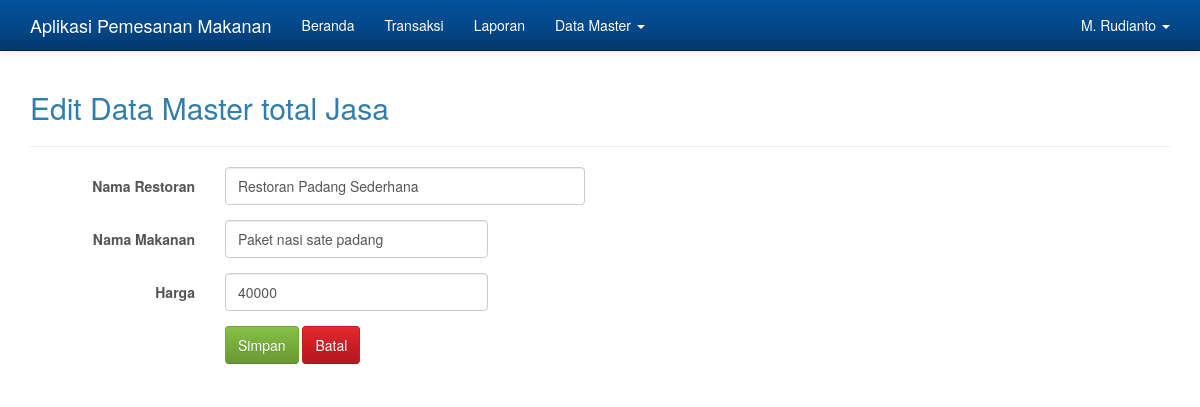
Screenshot of /admin.php?hlm=biaya&aksi=edit&id_biaya=33 (signed in) with the database file from the repository.
### tables this page shows
CREATE TABLE IF NOT EXISTS `biaya` (
  `id_biaya` int(10) NOT NULL,
  `jenis` varchar(50) NOT NULL,
  `makan` varchar(50) NOT NULL,
  `biaya` varchar(10) NOT NULL
);

### biaya_edit.php (the view, shortened to what this page needs)
<?php
if( empty( $_SESSION['id_user'] ) ){
	$_SESSION['err'] = '<strong>ERROR!</strong> Anda harus login terlebih dahulu.';
	header('Location: ./');
	die();
} else {
	if( isset( $_REQUEST['submit'] )){
		$id_biaya = $_REQUEST['id_biaya'];
		$jenis = $_REQUEST['jenis'];
		$jenis = $_REQUEST['makan'];
		$biaya = $_REQUEST['biaya'];
		$sql = mysqli_query($koneksi, "UPDATE biaya SET jenis='$jenis', makan='$makan', biaya='$biaya' WHERE id_biaya='$id_biaya'");
		if($sql == true){
			header('Location: ./admin.php?hlm=biaya');
			die();
		} else {
			echo 'ERROR! Periksa penulisan querynya.';
		}
	} else {
		$id_biaya = $_REQUEST['id_biaya'];
		$sql = mysqli_query($koneksi, "SELECT * FROM biaya WHERE id_biaya='$id_biaya'");
		while($row = mysqli_fetch_array($sql)){
?>
<h2>Edit Data Master total Jasa</h2>
<hr>
<form method="post" action="" class="form-horizontal" role="form">
	<div class="form-group">
		<label for="jenis" class="col-sm-2 control-label">Nama Restoran</label>
		<div class="col-sm-4">
			<input type="text" class="form-control" id="jenis" value="<?php echo $row['jenis']; ?>" name="jenis" placeholder="Jenis Kendaraan" required>
		</div>
	</div>
	<div class="form-group">
		<label for="makan" class="col-sm-2 control-label">Nama Makanan</label>
		<div class="col-sm-3">
			<input type="text" class="form-control" id="makan" value="<?php echo $row['makan']; ?>" name="makan" placeholder="Nama Makanan" required>
		</div>
	</div>
	<div class="form-group">
		<label for="biaya" class="col-sm-2 control-label">Harga</label>
		<div class="col-sm-3">
			<input type="number" class="form-control" id="biaya" value="<?php echo $row['biaya']; ?>" name="biaya" placeholder="total Jasa" required>
		</div>
	</div>
	<div class="form-group">
		<div class="col-sm-offset-2 col-sm-10">
			<button type="submit" name="submit" class="btn btn-success">Simpan</button>
			<a href="./admin.php?hlm=total" class="btn btn-danger">Batal</a>
		</div>
	</div>
</form>
<?php
	}
	}
}
?>

### admin.php (style rules this page uses)
body { min-height: 200px; padding-top: 70px; }

### rows the page displays
biaya: jenis "Restoran Padang Sederhana", makan "Paket nasi sate padang", biaya "40000"

### other values shown
$_SESSION['nama'] "M. Rudianto"
